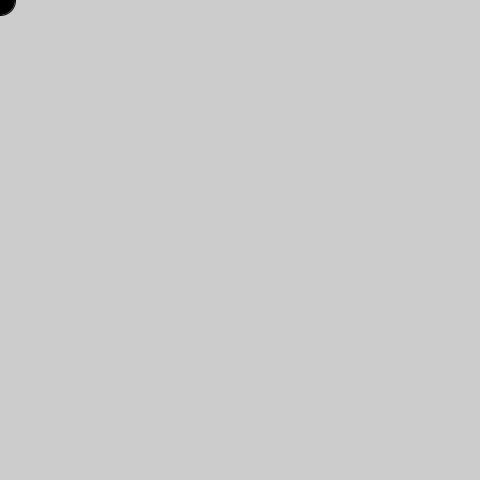
Frame 1 (no input)
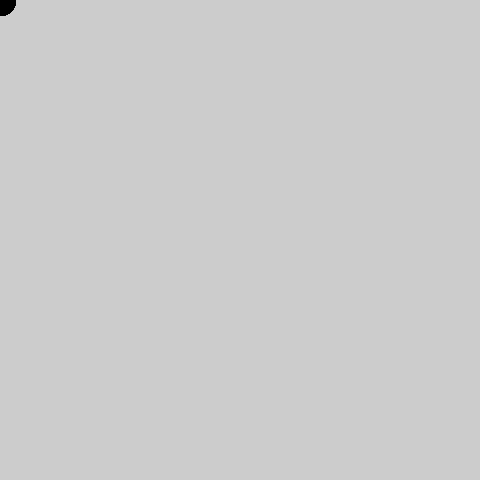
Frame 60 (the mouse pressed at the canvas centre just before this capture)
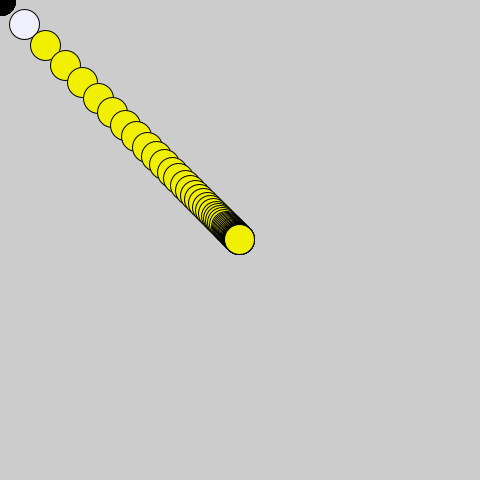
Frame 120 (the mouse held since frame 60 and released just before this capture)

The Processing sketch that drew these frames (run headless with seeded random() and noise(); from frame 60 on, the mouse is pressed at the canvas centre):

// Processing sketch: processing_91757
// ── processing_91757.pde

void setup()
{
  size(480,480);
  smooth();
  fill(120,mouseX,mouseY);
}
float x=mouseX;
  float y=mouseY;
void draw()
{
  
  int targetX=mouseX;
  int targetY=mouseY;
  float d=dist(mouseX,mouseY,pmouseX,pmouseY);
  fill(mouseX,mouseY,d);
  x +=(targetX-x)*.1;
  y +=(targetY-y)*.1;
  ellipse(x,y,30,30);
}
